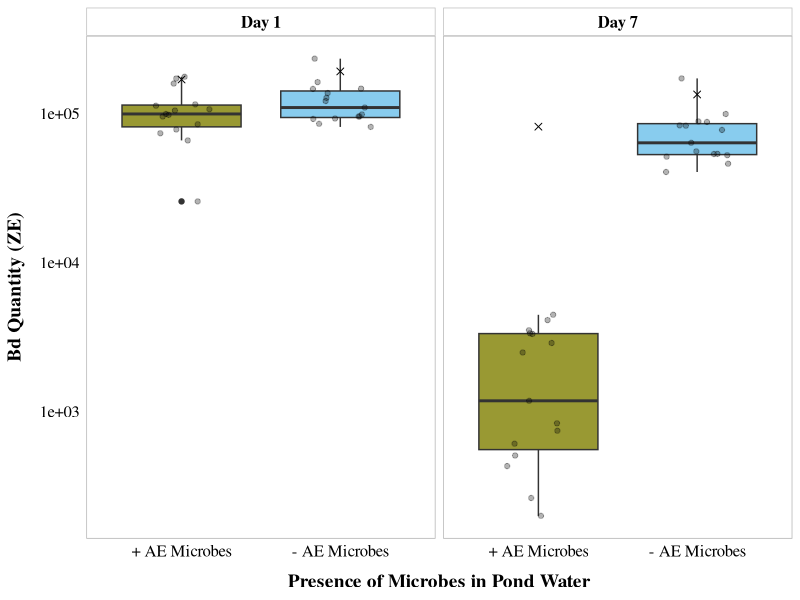
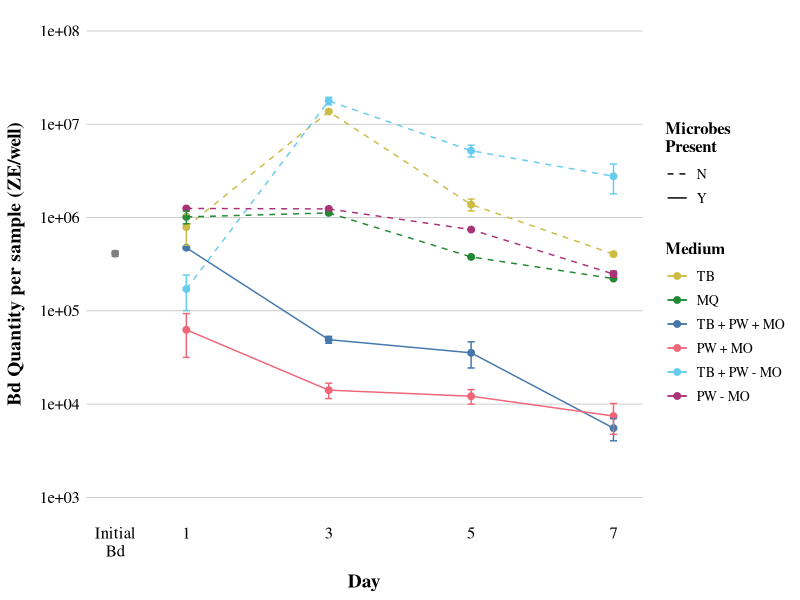
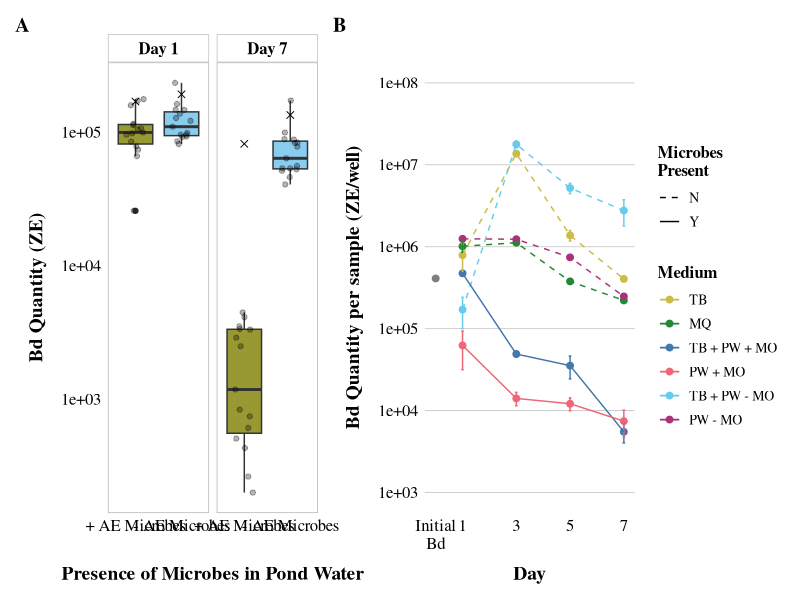
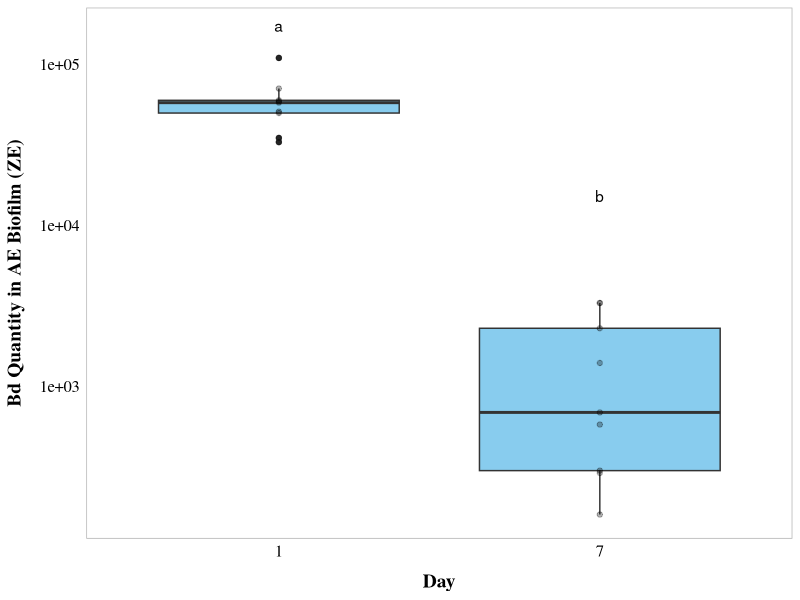
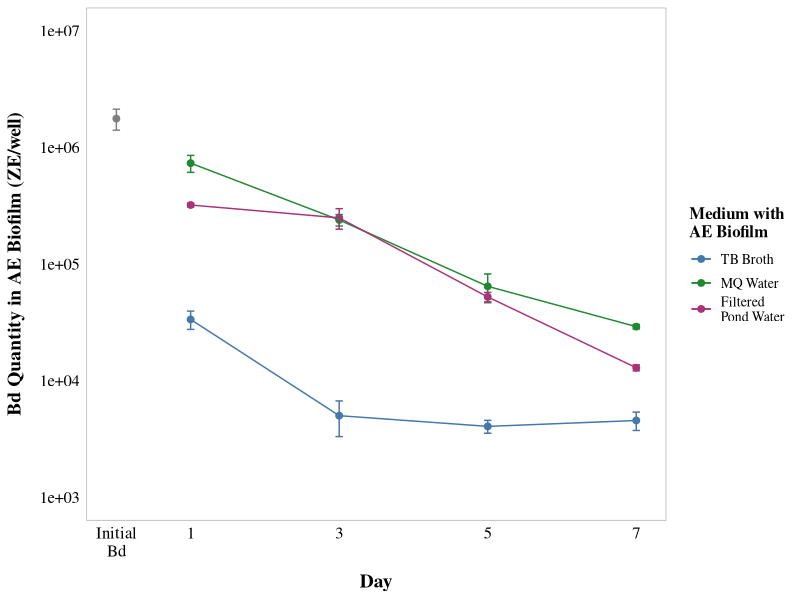
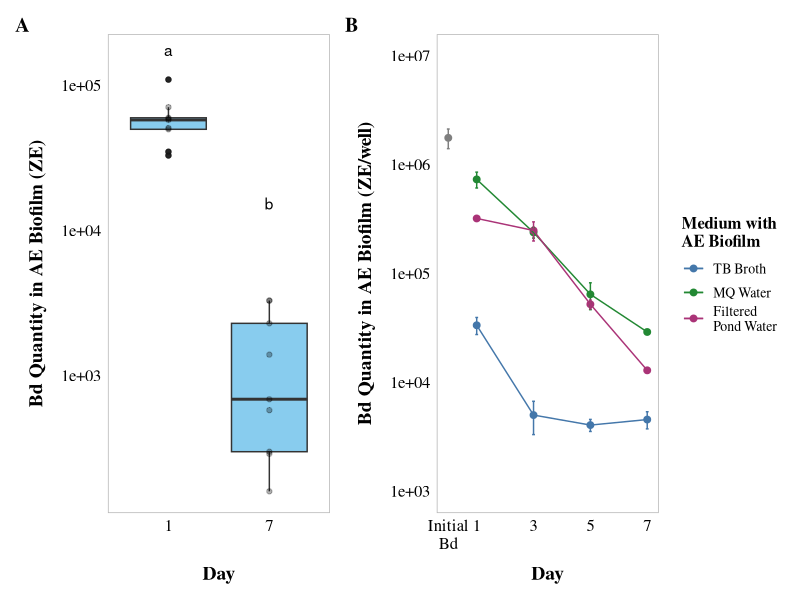
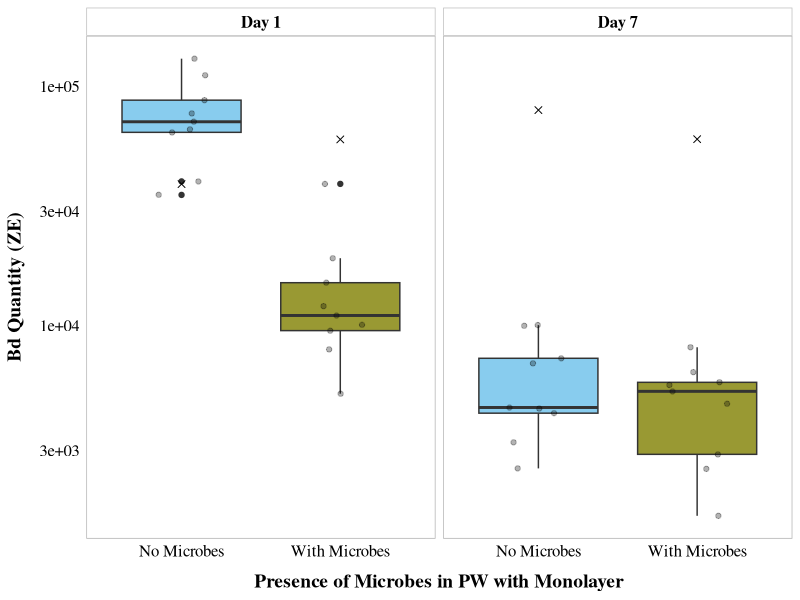
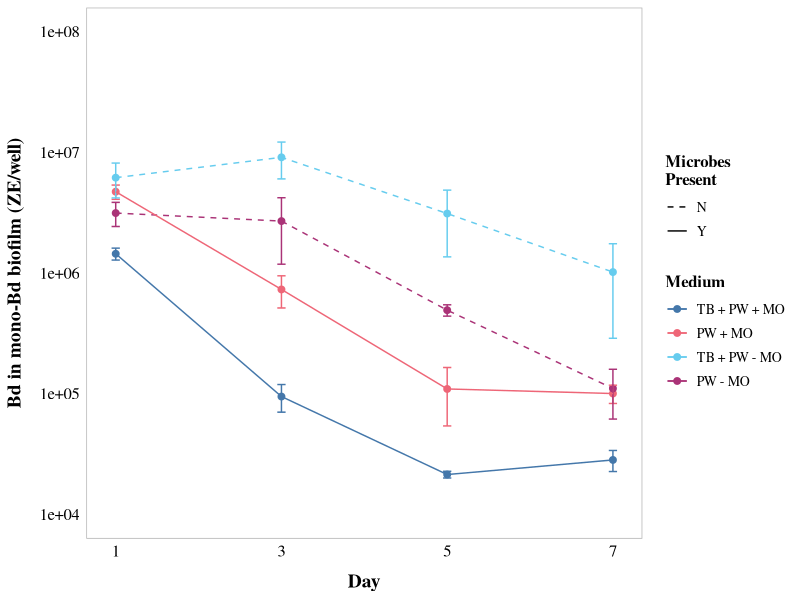

The R source for these figures, in order:
## ---- chunk 1
#| warning: false

## read in and clean data
library(tidyverse) # for cleaning and viewing data
library(here) # for importing data
library(patchwork) # combining plots

fig_2b_raw <- read.csv(here("data", "final_NCOS_2024_reformatted_for_R.xlsx - Fig2B.csv"))
fig_3b_raw <- read.csv(here("data", "final_NCOS_2024_reformatted_for_R.xlsx - Fig3B.csv"))
fig_4b_raw <- read.csv(here("data", "final_NCOS_2024_reformatted_for_R.xlsx - Fig4B.csv"))

# set up custom theme
myCustomTheme <- function() {
  theme_light() +
    theme(axis.text = element_text(size = 12, family = "Times", color = "black"),
          axis.title.x = element_text(margin = margin(t = 10), size = 14, face = "bold", family = "Times", color = "black"), # Add space between x-axis label and axis
          axis.title.y = element_text(margin = margin(r = 10), size = 14, face = "bold", family = "Times", color = "black"), # Add space between y-axis label and axis
          title = element_text(size = 12, face = "bold", family = "Times"),
          plot.caption = element_text(size = 10, face = "italic", family = "Times"),
          legend.text = element_text(size = 10, family = "Times"), # Increase legend text size
          panel.grid.major.x = element_blank(), # Remove major vertical grid lines
          panel.grid.minor.x = element_blank(), # Remove minor vertical grid lines
          panel.grid.major.y = element_blank(), # Remove major horizontal grid lines
          panel.grid.minor.y = element_blank(), # Remove minor horizontal grid lines
          strip.text = element_text(size = 12, face = "bold", family = "Times", color = "black"), # Set strip text style
          strip.background = element_rect(fill = "white", color = "grey"), # Set strip background to white, # color = "black"
          axis.ticks = element_blank() # Remove x and y axis ticks
    )
}

ns_biofilm_bd <- read.csv(here("data", "nine-sites-biofilm-on-Bd - Sheet1.csv"))
fs_pw_bd <- read.csv(here("data", "fifteen-sites-PW-on-Bd - Sheet1.csv"))
ns_ml_pw_bd <- read.csv(here("data", "nine-sites-PW-on-MLBd - Sheet1.csv")) %>% 
  filter(site != "NORTH")
## ---- chunk 2
# remove controls
partI <- fs_pw_bd %>% filter(site != "sterile MQ")

# keep control for labeling plot
partI_controls <- fs_pw_bd %>% 
  filter(site =="sterile MQ") %>% 
  pivot_wider(names_from = bd_location, values_from = bd_qty) %>%
  mutate(combined_bd = adherent + floating) %>% 
   mutate(day = case_when(
    day == 1 ~ "Day_1",
    day == 7 ~ "Day_7"))

# data type cleaning
partI$bd_location <- factor(partI$bd_location, levels = c("floating", "adherent"))
partI$filter <- factor(partI$filter,
                          levels = c("40um_filter", "0.22um_filter"))
partI$day <- factor(partI$day, levels = c("1", "7"),
                            labels = c("Day_1", "Day_7"))
partI$site <- factor(partI$site,
                          levels = c("BARN", "CABIN", "NORTH", "GRAMPS", "WEST", "GDPND004", "GDPND005", "GDPND006", "GDPND008", "GDPND009", "PRPND002", "PRPND003", "PRPND004", "PRPND009", "PRPND010", "sterile MQ"))

# get the total difference across days by combining both locations of Bd then subtracting across days
partI_total_diff <- partI %>%
  # combine floating and adherent for total_Bd
  pivot_wider(names_from = bd_location, values_from = bd_qty) %>%
  mutate(combined_bd = adherent + floating) %>% 
  subset(select = -c(adherent,floating)) %>% 

# different metrics of difference in Bd
  pivot_wider(names_from = day, values_from = combined_bd) %>%

  # calculate the rate loss by taking the log of each before subtracting
  mutate(rate_loss = log(Day_1) - log(Day_7))  %>% 

  # calculate the difference in raw amount of Bd
  mutate(diff = Day_1 - Day_7)

# Split into 2 data frames one for 40 and one for .22

partI_total_diff_40um <- partI_total_diff %>% 
  filter(filter =="40um_filter")
partI_total_diff.22um <- partI_total_diff%>% 
  filter(filter =="0.22um_filter")

# Colors: these are from Paul Tol's colorblind friendly palette
with_microbes_40_color <- "#999933"
no_microbes_.22_color <- "#88ccee"

fig_2a <- partI %>%
  # combine floating and adherent for total_Bd
  pivot_wider(names_from = bd_location, values_from = bd_qty) %>%
  mutate(combined_bd = adherent + floating) %>% 
  
  # create the plot
  ggplot(aes(y= combined_bd, x = filter, fill = filter)) + 
    geom_boxplot() +
  geom_jitter(width = 0.2, alpha = 0.3) +
    scale_y_log10() +
    facet_wrap(~day, labeller = labeller(day = c("Day_1" = "Day 1",
                                                    "Day_7" = "Day 7")))+
  
  scale_fill_manual(values = c("40um_filter" = with_microbes_40_color, 
                                "0.22um_filter" = no_microbes_.22_color)) +
    myCustomTheme() +
   theme(legend.position = "none",
         strip.text = element_text(face="bold"),
         axis.title = element_text(face = "bold")) + 
  scale_x_discrete (labels= c("40um_filter" = "+ AE Microbes", "0.22um_filter" = "- AE Microbes")) +
    xlab("Presence of Microbes in Pond Water") +
    ylab("Bd Quantity (ZE)") +
  
  # add controls ad x's
  geom_point(data = partI_controls, aes(x = filter, y = combined_bd), shape = 4, size = 2)

fig_2a
## ---- chunk 3
## 2B
pw <- fig_2b_raw %>% 
  # add column for microbes or no
  mutate(microbes = case_when(
    str_detect(sample_ID, "\\+microorganism") ~ "y",
    TRUE ~ "n"
  )) %>% 
  # # add column for water_treatment
  mutate(water_treatment = case_when(
    sample_ID %in% c("1%TB", "MQ", "Added Bd") ~ "sterile-water",
    sample_ID %in% c("1%TB+PW+microorganism", "PW+microorganism") ~ "PW+MO",
    sample_ID %in% c("1%TB+PW-microorganism", "PW-microorganism") ~ "PW-MO"
  )) %>% 
  # add column for TB or no
  mutate(TB = case_when(
    str_detect(sample_ID, "TB") ~ "y",
    TRUE ~ "n"
  ))

pw_summary <- pw %>% 
  group_by(day, sample_ID) %>% 
  reframe(mean = mean(adh_plus_sup), # calculate the mean
            n = length(adh_plus_sup), # count the number of observations
            df = n - 1, # calculate the degrees of freedom
            sd = sd(adh_plus_sup), # calculate the standard deviation
            se = sd/sqrt(n), # calculate the standard error
          ) %>% 
  mutate(microbes = case_when(
    str_detect(sample_ID, "\\+microorganism") ~ "y",TRUE ~ "n")) %>% 
  # add column for TB or no
  mutate(TB = case_when(str_detect(sample_ID, "TB") ~ "y", TRUE ~ "n")) %>% 
  # add column for PW or no
   mutate(water_treatment = case_when(
    sample_ID %in% c("1%TB", "MQ", "Added Bd") ~ "sterile-water",
    sample_ID %in% c("1%TB+PW+microorganism", "PW+microorganism") ~ "PW+MO",
    sample_ID %in% c("1%TB+PW-microorganism", "PW-microorganism") ~ "PW-MO"
  ))

fig_2b <- pw_summary %>% 
  # reorder to match Renwei's plot
  mutate(sample_ID = factor(sample_ID, 
                            levels = c("1%TB", "MQ", "1%TB+PW+microorganism", "PW+microorganism", "1%TB+PW-microorganism", "PW-microorganism", "Added Bd"))) %>% 

  ggplot(aes(x = day, 
           y = mean, 
           color = sample_ID)) +
  geom_point(size = 2) +
  geom_errorbar(aes(ymin = mean - se, # plot the standard error
                    ymax = mean + se),
                width = 0.1) +
  scale_y_log10(limits = c(1e3, 1e8), 
                breaks = c(1e3, 1e4, 1e5, 1e6, 1e7, 1e8)) +
  # vibes
 # vibes
  labs(x = "Day",
       y = "Bd Quantity per sample (ZE/well)",
       color = "Medium",       # Title for color legend
       linetype = "Microbes\nPresent"  # Title for linetype legend
       ) +
  scale_color_manual(values = c("1%TB" = "#CCBB44", 
                                "MQ" = "#228833", 
                                "1%TB+PW+microorganism" = "#4477AA", 
                                "PW+microorganism" = "#EE6677", 
                                "1%TB+PW-microorganism" = "#66CCEE",
                                #"Added Bd" = "#BBBBBB" # removed bc not really a medium
                                "PW-microorganism" = "#AA3377"),  # Assign specific colors to match RC's plot
                    labels = c("1%TB" = "TB",
                                "MQ" = "MQ",
                                "1%TB+PW+microorganism" = "TB + PW + MO",
                                "PW+microorganism" = "PW + MO",
                                "1%TB+PW-microorganism" = "TB + PW - MO",
                                "PW-microorganism" = "PW - MO",
                                "Added Bd" = "Initial Bd")) + # Custom labels for the color legend
  
    geom_line(aes(linetype = microbes)) + 
  scale_linetype_manual(values = c("n" = "dashed", 
                                   "y" = "solid"),
                        labels = c("n" = "N", "y" = "Y")) +  # Change labels to uppercase N and Y
 myCustomTheme()+
  scale_x_continuous(breaks = c(0, 1, 3, 5, 7),
                   labels = c("Initial\nBd", "1", "3", "5", "7")) +
  theme(legend.position = "right",
        panel.grid.major.y = element_line(color = "grey"), # Add major y grid lines
        panel.border = element_blank()) 
  
fig_2b
## ---- chunk 4
# Combine fig_2a and fig_2b side by side
fig2 <- fig_2a + fig_2b + 
  plot_layout(widths = c(1, 1)) +   # Ensure equal widths for both plots
  plot_annotation(tag_levels = 'A')  # Adds "A" and "B" to the upper corners

fig2

#ggsave("2a_2b.png", plot = fig2, width = 14, height = 5, dpi = 1000)
## ---- chunk 5
part_two <- ns_biofilm_bd

#---- Part II
# set as factors with levels so they appear in order in plots later
part_two$site <- factor(part_two$site,
                                levels = c("CABIN", "GRAMPS", "WEST", "GDPND005", "GDPND006", "GDPND009", "PRPND004", "PRPND009", "PRPND010"))
part_two$bd_location <- factor(part_two$bd_location, levels = c("supernatant", "biofilm"))
part_two$day <- factor(part_two$day, levels = c("Day_0", "Day_1", "Day_7"))

# Biofilm only, no supernatant, and days 1 and 7 only, no day 0
part_two_bf_only <- part_two %>% 
  filter(bd_location == "biofilm") %>% 
  filter(day != "Day_0") %>% 
  #log bd qty
  mutate(log_qty = log(bd_qty))

part2 <- part_two_bf_only %>%
ggplot(aes(y= bd_qty, x = day)) + 
    geom_boxplot(fill = no_microbes_.22_color) +
    geom_point(alpha = 0.3) +
    myCustomTheme() +
  scale_y_log10() +
   theme(legend.position = "none",
         strip.text = element_text(face="bold"),
         axis.title = element_text(face = "bold")) + 
    xlab("Day") +
    ylab("Bd Quantity in AE Biofilm (ZE)") +
  scale_x_discrete (labels= c("Day_1" = "1", "Day_7" = "7"))

# Let's add significance letters
significance_data <- tibble(
 day = factor(c("Day_1", "Day_7"), levels = c("Day_1", "Day_7")),
  y_position = c(1.6e+05, 1.4e+04),  # Adjust this depending on your plot's scale
  label = c("a", "b"))

fig_3a <- part2 + 
geom_text(data = significance_data, aes(x = day, y = y_position, label = label),
            position = position_dodge(width = 0.75), vjust = 0) 

fig_3a
## ---- chunk 6
## aquatic environmental biofilm (4b but I think its supposed to be 3b)
# add column for microbes or no
ae <- fig_3b_raw %>% 
  rename(sample_ID = Adherent.sample.ID) %>% 
  
  # add columns for components y/n
  # add column for TB or no
  mutate(TB = case_when(
    str_detect(sample_ID, "TB") ~ "y",
    TRUE ~ "n"
  )) %>% 
  # add column for PW or no
  mutate(PW = case_when(
    str_detect(sample_ID, "PW") ~ "y",
    TRUE ~ "n"
  ))

ae_summary <- ae %>%
  group_by(day, sample_ID) %>%
  reframe(mean = mean(adh), # calculate the mean
            n = length(adh), # count the number of observations
            df = n - 1, # calculate the degrees of freedom
            sd = sd(adh), # calculate the standard deviation
            se = sd/sqrt(n), # calculate the standard error
          ) %>%
  # add column for TB or no
  mutate(TB = case_when(str_detect(sample_ID, "TB") ~ "y", TRUE ~ "n")) %>%
  # add column for PW or no
  mutate(PW = case_when(str_detect(sample_ID, "PW") ~ "y", TRUE ~ "n"))

fig_3b <- ae_summary %>%
  # reorder to match Renwei's plot
  mutate(sample_ID = factor(sample_ID,
                            levels = c("1%TB+AEbiofilm", "MQ+AEbiofilm",
                                       "PW+AEBiofilm",   "Added Bd"  ))) %>%

  ggplot(aes(x = day,
           y = mean,
           color = sample_ID)) +
  geom_point(size = 2) +
  geom_errorbar(aes(ymin = mean - se, # plot the standard error
                    ymax = mean + se),
                width = 0.1) +
  geom_line() + 
  scale_y_log10(limits = c(1e3, 1e7),
                breaks = c(1e3, 1e4, 1e5, 1e6, 1e7)) +
  # vibes
  labs(x = "Day",
       y = "Bd Quantity in AE Biofilm (ZE/well)",
        color = "Medium with\nAE Biofilm")+ # Title for color legend
  
  scale_color_manual(values = c("1%TB+AEbiofilm"= "#4477AA",
                                "MQ+AEbiofilm" = "#228833",
                                #"Added Bd" = "darkgrey",
                                "PW+AEBiofilm" = "#AA3377"),
                    labels = c("1%TB+AEbiofilm" = "TB Broth",
                               "MQ+AEbiofilm" = "MQ Water",
                               "PW+AEBiofilm" = "Filtered\nPond Water",
                                "Added Bd" = "Initial Bd")) + # Custom labels

 myCustomTheme()+
  scale_x_continuous(breaks = c(0, 1, 3, 5, 7),
                   labels = c("Initial\nBd", "1", "3", "5", "7"))

fig_3b
## ---- chunk 7
# Combine fig_2a and fig_2b side by side
fig3 <- fig_3a + fig_3b + 
  plot_layout(widths = c(1, 1)) +   # Ensure equal widths for both plots
  plot_annotation(tag_levels = 'A')  # Adds "A" and "B" to the upper corners

fig3

ggsave("3a_3b.png", plot = fig3, width = 14, height = 5, dpi = 1000)
## ---- chunk 8
part_three <- ns_ml_pw_bd %>% 
  filter(filter != "control") %>% 
  filter(site != "MQ")

# keep control for labeling plot
partIII_controls <- ns_ml_pw_bd %>% 
  filter(site =="MQ") %>% 
  pivot_wider(names_from = bd_location, values_from = bd_qty) %>%
  mutate(combined_bd = adherent + supernatant)

# Data type cleaning
part_three$site <- factor(part_three$site,
                                levels = c("CABIN", "GRAMPS", "WEST", "GDPND005", "GDPND006", "GDPND009", "PRPND004", "PRPND009", "PRPND010"))
part_three$bd_location <- factor(part_three$bd_location, levels = c("supernatant", "adherent"))
part_three$day <- factor(part_three$day, levels = c("Day_1", "Day_7")) 

# get the total difference across days by combining both locations of Bd then subtracting across days
part_three_total_diff <- part_three %>%
  # combine supernatant and adherent for total_Bd
  pivot_wider(names_from = bd_location, values_from = bd_qty) %>%
  mutate(combined_bd = adherent + supernatant) %>% 
  subset(select = -c(adherent,supernatant)) %>% 
  
# different metrics of difference in Bd
  pivot_wider(names_from = day, values_from = combined_bd) %>%
  
  # calculate the difference in raw amount of Bd
  mutate(diff = Day_1 - Day_7) %>% 

  # calculate the rate loss by taking the log of each before subtracting
  mutate(rate_loss = log(Day_1) - log(Day_7))

# Step 2: create subsets for each treatment
part_three_total_diff_40um <- part_three_total_diff %>% 
  filter(filter =="40um_filter")
part_three_total_diff.22um <- part_three_total_diff %>% 
  filter(filter =="0.22um_filter")

fig_4a <- part_three %>%
  # combine floating and adherent for total_Bd
  pivot_wider(names_from = bd_location, values_from = bd_qty) %>%
 mutate(combined_bd = adherent + supernatant) %>% 

  # plot it
  ggplot(aes(y= combined_bd, x = filter, fill = filter)) + 
    geom_boxplot() +
  geom_jitter(width = 0.2, alpha = 0.3) +
    scale_y_log10() +
    facet_wrap(~day, labeller = labeller(day = c("Day_1" = "Day 1",
                                                    "Day_7" = "Day 7")))+
  scale_fill_manual(values = c("40um_filter" = with_microbes_40_color, 
                                "0.22um_filter" = no_microbes_.22_color)) +
 myCustomTheme()+
   theme(legend.position = "none",
         strip.text = element_text(face="bold"),
         axis.title = element_text(face = "bold")) + 
  scale_x_discrete (labels= c("40um_filter" = "With Microbes", "0.22um_filter" = "No Microbes")) +
    xlab("Presence of Microbes in PW with Monolayer") +
    ylab("Bd Quantity (ZE)") +

 # add controls ad x's
geom_point(data = partIII_controls, aes(x = filter, y = combined_bd), shape = 4, size = 2)

fig_4a
## ---- chunk 9
## Monolayer (3b but I think its supposed tobe 4b)
# add column for microbes or no
monolayer <- fig_4b_raw %>% 
  rename(sample_ID = sample.ID) %>% 
  rename(adh_plus_sup = ahd_plus_sup) %>% 
  # rename sample_id to only include treatment, not day
  mutate(sample_ID = str_replace(sample_ID, "-D[0-9]+$", "")) %>% 

  # add columns for components y/n
  mutate(microbes = case_when(
    str_detect(sample_ID, "\\+microbes") ~ "y",
    TRUE ~ "n"
  )) %>% 
  # add column for TB or no
  mutate(TB = case_when(
    str_detect(sample_ID, "TB") ~ "y",
    TRUE ~ "n"
  )) %>% 
  # add column for PW or no
  mutate(PW = case_when(
    str_detect(sample_ID, "PW") ~ "y",
    TRUE ~ "n"
  ))

monolayer_summary <- monolayer %>% 
  group_by(day, sample_ID) %>% 
  reframe(mean = mean(adh_plus_sup), # calculate the mean
            n = length(adh_plus_sup), # count the number of observations
            df = n - 1, # calculate the degrees of freedom
            sd = sd(adh_plus_sup), # calculate the standard deviation
            se = sd/sqrt(n), # calculate the standard error
          ) %>% 
  mutate(microbes = case_when(
    str_detect(sample_ID, "\\+microbes") ~ "y",TRUE ~ "n")) %>% 
  # add column for TB or no
  mutate(TB = case_when(str_detect(sample_ID, "TB") ~ "y", TRUE ~ "n")) %>% 
  # add column for PW or no
  mutate(PW = case_when(str_detect(sample_ID, "PW") ~ "y", TRUE ~ "n")) 

fig_4b <- monolayer_summary %>% 
  # reorder to match Renwei's plot
  mutate(sample_ID = factor(sample_ID, 
                            levels = c("TB+PW+microbes","PW+microbes",
                                        "TB+PW-microbes", "PW-microbes"))) %>% 
  ggplot(aes(x = day, 
           y = mean, 
           color = sample_ID)) +
  geom_point(size = 2) +
  geom_errorbar(aes(ymin = mean - se, # plot the standard error
                    ymax = mean + se),
                width = 0.1) +
    geom_line(aes(linetype = microbes)) + 
  scale_y_log10(limits = c(1e4, 1e8), 
                breaks = c(1e4, 1e5, 1e6, 1e7, 1e8)) +
  
  # vibes
  labs(x = "Day",
       y = "Bd in mono-Bd biofilm (ZE/well)",
       color = "Medium",       # Title for color legend
       linetype = "Microbes\nPresent") +
  scale_color_manual(values = c("TB+PW+microbes" = "#4477AA", 
                                "PW+microbes" = "#EE6677", 
                                "TB+PW-microbes" = "#66CCEE", 
                                "PW-microbes" = "#AA3377"), 
                    
                     labels = c("TB+PW+microbes" = "TB + PW + MO",
                               "PW+microbes" = "PW + MO",
                               "TB+PW-microbes" = "TB + PW - MO",
                                "PW-microbes" = "PW - MO")) + # Custom labels
 myCustomTheme()+
 scale_linetype_manual(values = c("n" = "dashed", 
                                   "y" = "solid"),
                        labels = c("n" = "N", "y" = "Y")) +  # Change labels to uppercase N and Y
  scale_x_continuous(breaks = c(0, 1, 3, 5, 7),
                   labels = c("Initial\nBd", "1", "3", "5", "7"))

fig_4b
## ---- chunk 10
# Combine fig_2a and fig_2b side by side
fig4 <- fig_4a + fig_4b + 
  plot_layout(widths = c(1, 1)) +   # Ensure equal widths for both plots
  plot_annotation(tag_levels = 'A')  # Adds "A" and "B" to the upper corners

fig4

#ggsave("4a_4b.png", plot = fig4, width = 14, height = 5, dpi = 1000)
